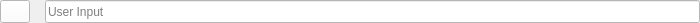
<?xml version="1.0" encoding="UTF-8"?>
<ui version="4.0">
 <class>UserInputRow</class>
 <widget class="QWidget" name="UserInputRow">
  <property name="geometry">
   <rect>
    <x>0</x>
    <y>0</y>
    <width>700</width>
    <height>23</height>
   </rect>
  </property>
  <property name="sizePolicy">
   <sizepolicy hsizetype="Preferred" vsizetype="Preferred">
    <horstretch>0</horstretch>
    <verstretch>0</verstretch>
   </sizepolicy>
  </property>
  <property name="minimumSize">
   <size>
    <width>0</width>
    <height>23</height>
   </size>
  </property>
  <property name="maximumSize">
   <size>
    <width>700</width>
    <height>23</height>
   </size>
  </property>
  <layout class="QHBoxLayout" name="horizontalLayout">
   <property name="spacing">
    <number>5</number>
   </property>
   <property name="leftMargin">
    <number>0</number>
   </property>
   <property name="topMargin">
    <number>0</number>
   </property>
   <property name="rightMargin">
    <number>0</number>
   </property>
   <property name="bottomMargin">
    <number>0</number>
   </property>
   <item>
    <widget class="QPushButton" name="DeleteButton">
     <property name="sizePolicy">
      <sizepolicy hsizetype="Minimum" vsizetype="Fixed">
       <horstretch>0</horstretch>
       <verstretch>0</verstretch>
      </sizepolicy>
     </property>
     <property name="minimumSize">
      <size>
       <width>0</width>
       <height>23</height>
      </size>
     </property>
     <property name="maximumSize">
      <size>
       <width>30</width>
       <height>23</height>
      </size>
     </property>
     <property name="font">
      <font>
       <family>Sans Serif</family>
       <pointsize>18</pointsize>
       <weight>50</weight>
       <italic>false</italic>
       <bold>false</bold>
       <strikeout>true</strikeout>
      </font>
     </property>
     <property name="styleSheet">
      <string notr="true">border-color: rgb(0, 0, 0);
background-color: rgb(255, 255, 255);
font: 18pt &quot;Sans Serif&quot;;
text-decoration: line-through;
text-decoration: line-through;
color: rgb(255, 0, 4);</string>
     </property>
     <property name="text">
      <string/>
     </property>
     <property name="icon">
      <iconset>
       <normaloff>Icons/remove.png</normaloff>Icons/remove.png</iconset>
     </property>
    </widget>
   </item>
   <item>
    <spacer name="horizontalSpacer">
     <property name="orientation">
      <enum>Qt::Horizontal</enum>
     </property>
     <property name="sizeType">
      <enum>QSizePolicy::Fixed</enum>
     </property>
     <property name="sizeHint" stdset="0">
      <size>
       <width>10</width>
       <height>20</height>
      </size>
     </property>
    </spacer>
   </item>
   <item>
    <widget class="QLineEdit" name="UserInput">
     <property name="minimumSize">
      <size>
       <width>0</width>
       <height>23</height>
      </size>
     </property>
     <property name="styleSheet">
      <string notr="true">background-color: rgb(255, 255, 255);</string>
     </property>
     <property name="placeholderText">
      <string>User Input</string>
     </property>
    </widget>
   </item>
  </layout>
 </widget>
 <resources/>
 <connections/>
</ui>
